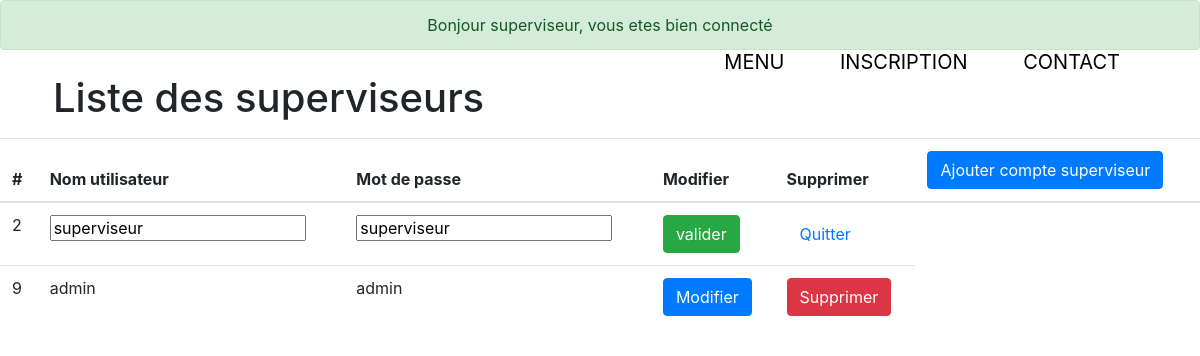
The app's page /telethon_project/modification_superviseurs.php?modifier=2 (signed in) with its own data.
### tables this page shows
CREATE TABLE IF NOT EXISTS `users` (
  `id` int(11) NOT NULL AUTO_INCREMENT,
  `login` varchar(45) NOT NULL,
  `password` varchar(45) NOT NULL,
  `roles_id` int(2) NOT NULL,
  PRIMARY KEY (`id`),
  KEY `fk_users_idrole` (`roles_id`)
);

### telethon_project/modification_superviseur2.php (called while the page is built, shortened)
<?php ob_start();
    $Titre = "Liste des superviseurs";
    ?>
<?php
$pdo = new PDO("mysql:dbname=projet_telethon;host=localhost", "root", "");
$stmt = $pdo->prepare("SELECT * FROM users ORDER BY id");
$stmt->execute();
$types = $stmt->fetchAll(PDO::FETCH_ASSOC);
?>

### telethon_project/modification_superviseurs.php (the view, shortened to what this page needs)
<link href="//maxcdn.bootstrapcdn.com/bootstrap/4.1.1/css/bootstrap.min.css" rel="stylesheet" id="bootstrap-css">
 <?php
                if($_SESSION['username'] !== ""){
                    $user = $_SESSION['username'];
                 ?>  <div class="alert alert-success text-center">
                        <?php   echo "Bonjour $user, vous etes bien connecté"; ?>
                            </div>
<?php
                }
            ?>
<body>
 <?php include('container.php');?> <?php require "modification_superviseur2.php" ?>
    <div class ="container">
        <h1 class =" text-black p-2 my-2 position-center"> <?=$Titre?></h1>
      </div>
 </body>
<table class ="table">
        <thead>
            <tr>
                <th scope="col">#</th>
                <th scope="col">Nom utilisateur</th>
                <th scope="col">Mot de passe</th>
                <th scope="col">Modifier</th>
                <th scope="col">Supprimer</th>
                <th> <a href="Ajout_superviseur2.php" class ="btn btn-primary">Ajouter compte superviseur</a></th>
            </tr>
        </thead>
        <tbody>
            <?php foreach($types as $type) : ?>
            <?php if(!isset($_GET['modifier']) || $_GET['modifier'] !== $type['id']){?>
            <tr>
                <td><?= $type['id']?></td>
                <td><?= $type['login']?></td>
                <td><?= $type['password']?></td>
                <td> <a href="?modifier=<?=$type['id']?>" class="btn btn-primary" >Modifier</a></td>
                <td> <a href="?supprimer=<?=$type['id']?>" class="btn btn-danger" id ="refresh">Supprimer</a></td>
           </tr>
            <?php } else { ?>
        <form method="POST" action="">
            <td><?= $type['id'] ?> </td>
            <td><input type = "text" name ="Nom" value = "<?= $type['login']?>" /> </td>
            <td><input type = "text" name ="Mdp" value = "<?= $type['password']?>" /> </td>
            <td><input type = "submit" class = "btn btn-success" value = "valider" /> </td>
            <td><a href="modification_superviseurs.php" class = "btn btn-dangers"> Quitter </a> </td>
        </form>
            <?php } ?>
         <?php endforeach; ?>
        </tbody>
</table>

### records on screen
users: id "2", Nom "superviseur", Mdp "superviseur"
users: id "9", login "admin", password "admin"

### other values on screen
$user "superviseur"
$Titre "Liste des superviseurs"
